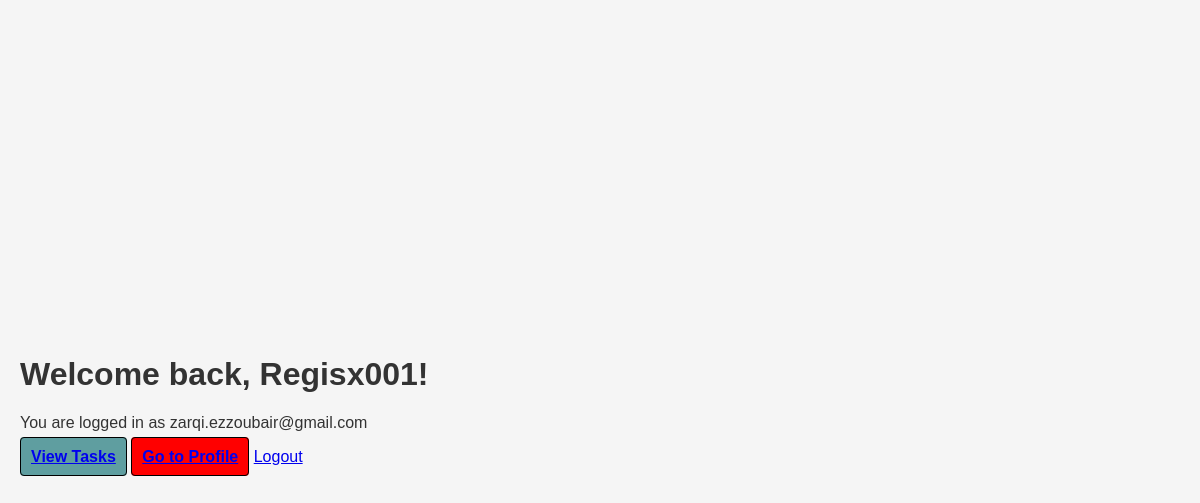
The page / (signed in) on the database as committed earlier.
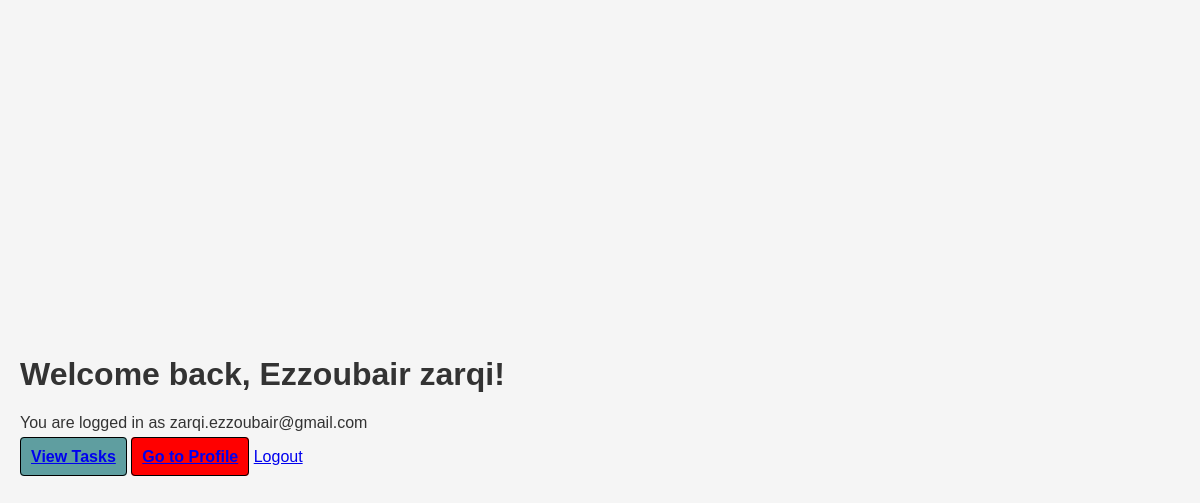
The same page on the database as committed later.
### app/models/user.py (models this page shows, shortened)
class User(db.Model):
    id = db.Column(db.Integer, primary_key=True)
    username = db.Column(db.String(80), unique=True, nullable=False)
    email = db.Column(db.String(120), unique=True, nullable=False)
    password_hash = db.Column(db.String(128))
    name = db.Column(db.String(100))

### app/controllers/auth_controller.py (the view)
@auth_bp.route('/')
def home():
    if 'user_id' in session:
        user = User.query.get(session['user_id'])
        return render_template('home.html', authenticated=True, user=user)
    else:
        return render_template('home.html', authenticated=False)

### app/templates/home.html (shortened to what this page needs)
{% extends "base.html" %}
{% block content %}
<div class="home-container">
    {% if authenticated %}
        <h1>Welcome back, {{ user.name or user.username }}!</h1>
        <p>You are logged in as {{ user.email }}</p>
        <div class="auth-actions">
            <a style="padding: 10px; background-color: cadetblue;border-radius: 4px;border: 1px solid black;font-weight: 700;" href="{{ url_for('task.tasks') }}">View Tasks</a>
            <a  style="padding: 10px; background-color: red;border-radius: 4px;border: 1px solid black;font-weight: 700;" href="{{ url_for('auth.profile') }}" class="btn btn-dashboard">Go to Profile</a>
            <a href="{{ url_for('auth.logout') }}" class="btn btn-logout">Logout</a>
        </div>
    {% endif %}
</div>
{% endblock %}

Rows that differ between the two databases and show on the page:
changed User "zarqi.ezzoubair@gmail.com": name "Regisx001" → "Ezzoubair zarqi"
